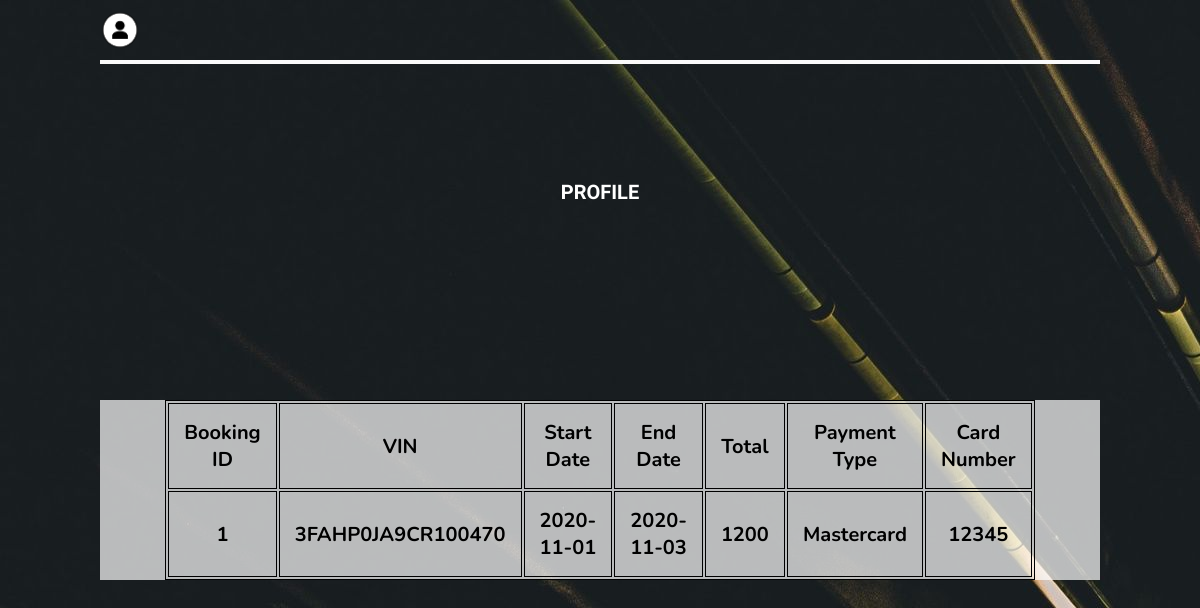
/profile.php (signed in), run on the app's committed database.
### tables this page shows
CREATE TABLE IF NOT EXISTS `booking` (
  `booking_id` int(255) NOT NULL AUTO_INCREMENT,
  `customer_id` int(255) NOT NULL,
  `vin` varchar(255) NOT NULL,
  `start_date` date NOT NULL,
  `end_date` date NOT NULL,
  `total` double NOT NULL,
  `payment_type` varchar(255) NOT NULL,
  `card_number` int(255) NOT NULL,
  `expiration_date` date NOT NULL,
  `cvv` int(255) NOT NULL,
  PRIMARY KEY (`booking_id`)
);

### profile.php (the view, shortened to what this page needs)
<!DOCTYPE html>
<html lang="en" dir="ltr">
<head>
    <link href="https://unpkg.com/ionicons@4.5.10-0/dist/css/ionicons.min.css" rel="stylesheet">
    <link rel="stylesheet" href="style.css">
</head>
<body style="background-image: url('images/inventory1.jpg');
background: linear-gradient( rgba(0, 0, 0, 0.5), rgba(0, 0, 0, 0.5))
background-repeat: no-repeat;
background-attachment: fixed;">
<?php include("header.php"); ?>
        <div class="body-container">
            <div class="title-container">
                <h1>PROFILE</h1>
            </div>
            <div class="content-container">
                <table id="prof-table">
                    <tr>
                        <th>Booking ID</th>
                        <th>VIN</th>
                        <th>Start Date</th>
                        <th>End Date</th>
                        <th>Total</th>
                        <th>Payment Type</th>
                        <th>Card Number</th>
                    </tr>
                    <?php
                    $connection = mysqli_connect(DBHOST, DBUSER, DBPASS, DBNAME);
                    if ( !$connection )
                    {
                        $_SESSION["message"] = "Connection failed!";
                        header("location: home.php");
                    }
                    else
                    {
                        $id = $_SESSION["customer_id"];
                        $sql = "SELECT * FROM booking WHERE customer_id = '$id'";
                        $query = mysqli_query($connection, $sql);
                        while ($row = $query->fetch_assoc())
                        {
                            echo "
                                <tr>
                                    <th>".$row['booking_id']."</th>
                                    <th>".$row['vin']."</th>
                                    <th>".$row['start_date']."</th>
                                    <th>".$row['end_date']."</th>
                                    <th>".$row['total']."</th>
                                    <th>".$row['payment_type']."</th>
                                    <th>".$row['card_number']."</th>
                                </tr>";
                        }
                    }
                    ?>
                </table>
            </div>
        </div>
</body>

### style.css (style rules this page uses)
*, *::before, *::after { margin: 0; padding: 0; box-sizing: inherit; }
html { font-family: 'Nunito', sans-serif; font-size: 10px; }
.body-container { width: 1000px; height: 1000px; margin: auto; margin-top: 100px; }
.title-container { width: 100%; height: 200px; }
.title-container h1 { text-align: center; padding-top: 80px; font-family: 'Aldrich', sans-serif; }
.content-container { background-color: rgba(255, 255, 255, 0.7); }
table { border: 1px solid black; width: 400px; margin: auto; margin-top: 100px; font-size: 20px; }
table th { border: 1px solid black; padding: 15px; }
.title-container h1 { color: white; }

### data on the page
booking: booking_id "1", vin "3FAHP0JA9CR100470", start_date "2020-11-01", end_date "2020-11-03", total "1200", payment_type "Mastercard", card_number "12345"
